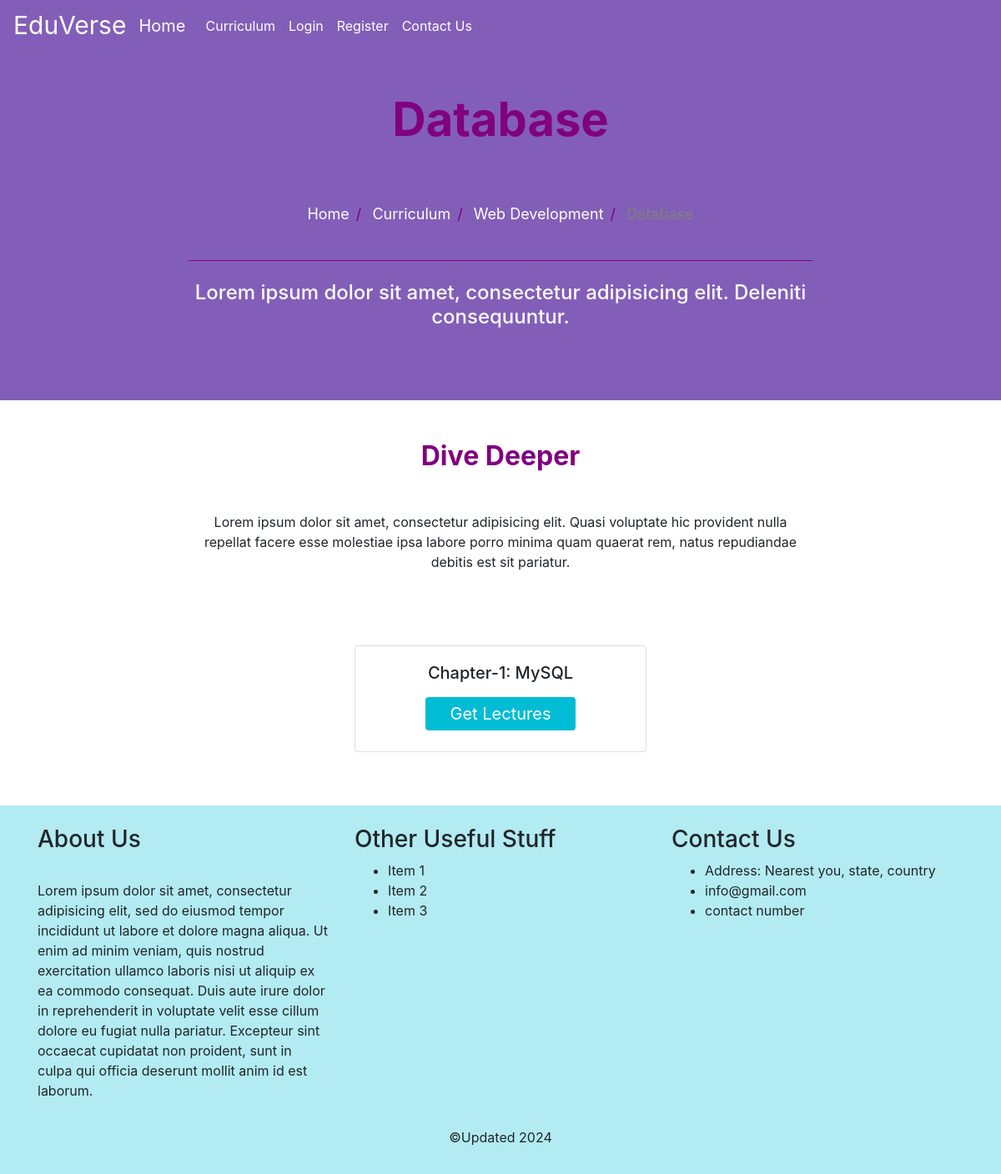
The page /curriculum/web-development/1/ on the database as committed earlier.
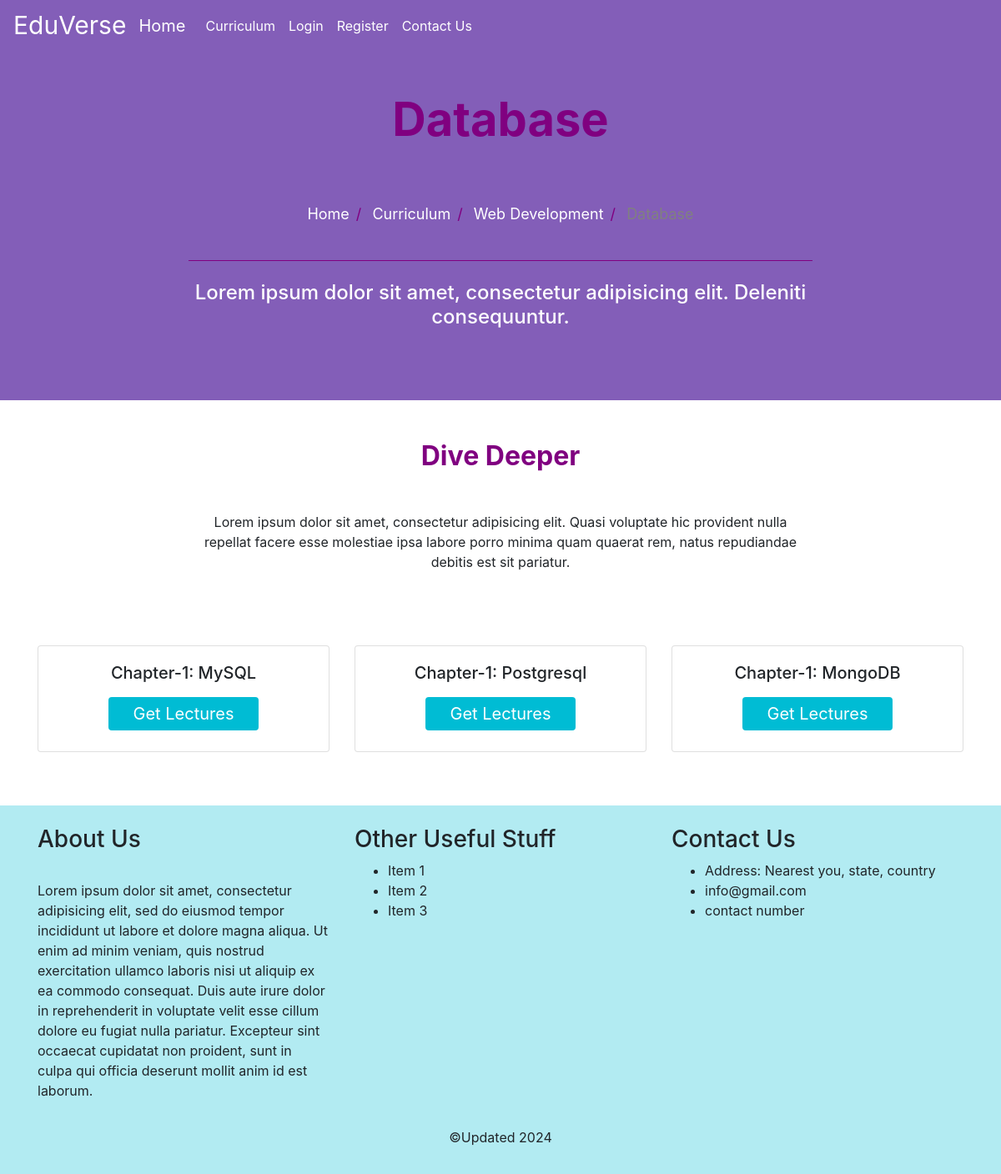
The same page on the database as committed later.
### curriculum/models.py (models this page shows, shortened)
class Lesson(models.Model):
    lesson_id = models.CharField(max_length=100, unique=True)
    Standard = models.ForeignKey(Standard, on_delete=models.CASCADE)
    created_by = models.ForeignKey(User,on_delete=models.CASCADE)
    created_at = models.DateTimeField(auto_now_add=True)
    subject = models.ForeignKey(Subject, on_delete=models.CASCADE,related_name='lessons')
    name = models.CharField(max_length=250)
    position = models.PositiveSmallIntegerField(verbose_name="Chapter no.")
    slug = models.SlugField(null=True, blank=True)
    video = models.FileField(upload_to=save_lesson_files,verbose_name="video", blank=True, null=True)
    ppt = models.FileField(upload_to=save_lesson_files,verbose_name="Presentations", blank=True)
    Notes = models.FileField(upload_to=save_lesson_files,verbose_name="Notes", blank=True)
    class Meta:
        ordering = ['position']

### curriculum/views.py (the view)
# urls.py: path('<str:standard>/<slug:slug>/', views.LessonListView.as_view(), name='lesson_list'),
class LessonListView(DetailView):
    context_object_name = 'subjects'
    model = Subject
    template_name = 'curriculum/lesson_list_view.html'

### curriculum/models.py (called while the page is built)
    def __str__(self):
        return self.name

### curriculum/templates/curriculum/lesson_list_view.html (shortened to what this page needs)
{% extends 'base.html' %}
{% load static %}
{% block image_block %}
<header class="info-header">
  <div id="page-intro" class="container-fluid d-flex align-items-center justify-content-center ">
    <div class="row d-flex justify-content-center text-center">
      <div class="col-md-10 text-white">
        <h2 class="display-4 font-weight-bold  p-5 " style="color:purple;" > {{subjects.name}} </h2>
        <div class="row d-flex justify-content-center text-center">
          <ul class="breadcrumb">
            <li><a href="{% url 'index' %}">Home</a></li>
            <li><a href="{% url 'curriculum:standard_list' %}">Curriculum</a></li>
            <li><a href="{% url 'curriculum:subject_list' slug=subjects.standard.slug %}">{{subjects.standard}}</a></li>
            <li class="disabled-text" >{{subjects.name}}</li>
          </ul>
        </div>
        <hr style="color:purple;">
        <h4 class="white-text my-4">Lorem ipsum dolor sit amet, consectetur adipisicing elit.
                  Deleniti
                  consequuntur.</h4>
  </div>
</header>
{% endblock %}
{% block content %}
<section id="best-features" class="text-center">
              <h2 class="mb-5 mt-5 font-weight-bold" style="color:purple;">Dive Deeper</h2>
              <div class="row d-flex justify-content-center mb-4">
                <div class="col-md-8 mb-5">
                  <p class="grey-text">Lorem ipsum dolor sit amet, consectetur adipisicing elit. Quasi voluptate
                                    hic
                                    provident nulla repellat
                                    facere esse molestiae ipsa labore porro minima quam quaerat rem, natus repudiandae debitis
                                    est
                                    sit pariatur.</p>
                </div>
              </div>
              <div class="row d-flex justify-content-center mb-3">
                {% for lesson in subjects.lessons.all %}
                <div class="col-sm-4 mb-4">
                  <div class="card box-shadow-hover">
                    <div class="card-body">
                      <h5 class="card-title">Chapter-{{lesson.position}}: {{lesson.name}}</h5>
                      <a href="{% url 'curriculum:lesson_detail' slug=lesson.slug subject=subjects.slug standard=lesson.Standard.slug %}" >
                      <button type="button" class="button-les"><span>Get Lectures</span></button>
                      </a>
                    </div>
                  </div>
                </div>
                {% endfor %}
              </div>
</section>
{%endblock%}

Rows that differ between the two databases and show on the page:
added Lesson: position "1", name "Postgresql"
added Lesson: position "1", name "MongoDB"
